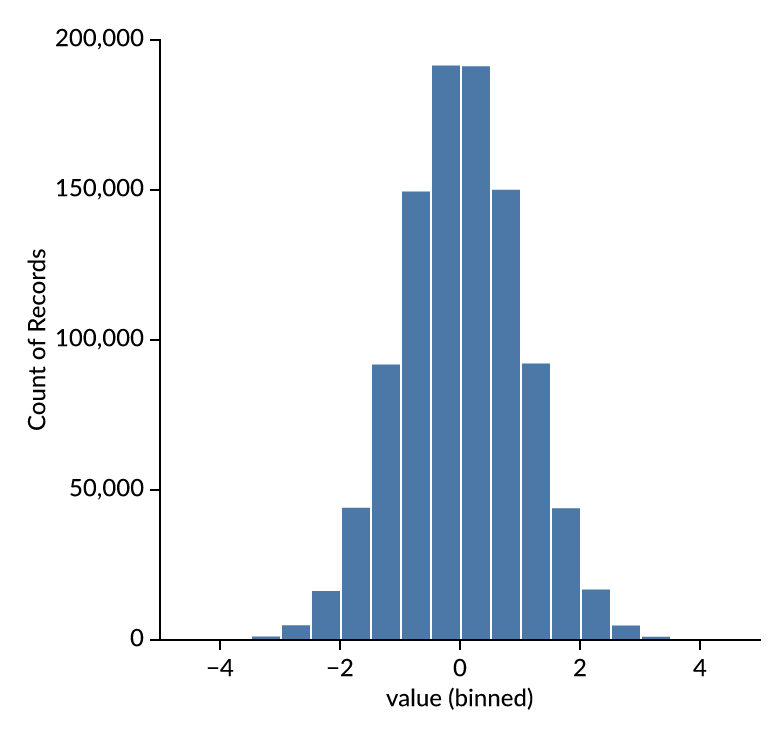

Generate this figure with Python:
"""A histogram fed in batches: compile once, append, draw.

    python bench/live.py [batch rows] [batches]

Against drawing the whole table again each time (validate, compile, render).
"""

import json
import sys
import time

import altair as alt
import numpy as np
import pandas as pd

import avenger_altair as av
from avenger_altair import _native

batch, count = (int(a) for a in (sys.argv[1:3] if len(sys.argv) > 2 else (10_000, 100)))
rng = np.random.default_rng(0)
first = pd.DataFrame({"value": rng.normal(0, 1, batch)})
chart = alt.Chart(first).mark_bar().encode(alt.X("value:Q", bin=alt.Bin(maxbins=20)), y="count()")

t = time.perf_counter()
live = av.live(chart)
live.png()
print(f"compile and first draw: {(time.perf_counter() - t) * 1e3:.1f} ms, {live.rows:,} rows")
frames = [first]
for k in range(1, count):
    df = pd.DataFrame({"value": rng.normal(0, 1, batch)})
    frames.append(df)
    a = time.perf_counter(); live.append(df); append = time.perf_counter() - a
    d = time.perf_counter(); png = live.png(); draw = time.perf_counter() - d
    if k in (1, 9, 49, count - 1):
        # The same rows drawn from scratch: one frame, compiled again.
        whole = pd.concat(frames, ignore_index=True)
        av.enable(validation=False)
        spec = av.normalise(alt.Chart(whole).mark_bar().encode(alt.X("value:Q", bin=alt.Bin(maxbins=20)), y="count()").to_dict(validate=False))
        f = time.perf_counter(); _native.render(json.dumps(spec), "png", 2.0, None, av._bound(spec)); fresh = time.perf_counter() - f
        av.disable()
        print(f"{live.rows:>9,} rows: append {append * 1e3:5.2f} ms, draw {draw * 1e3:6.1f} ms  |  from scratch {fresh * 1e3:6.1f} ms")
open(sys.argv[0].replace("live.py", "live.png"), "wb").write(png)
